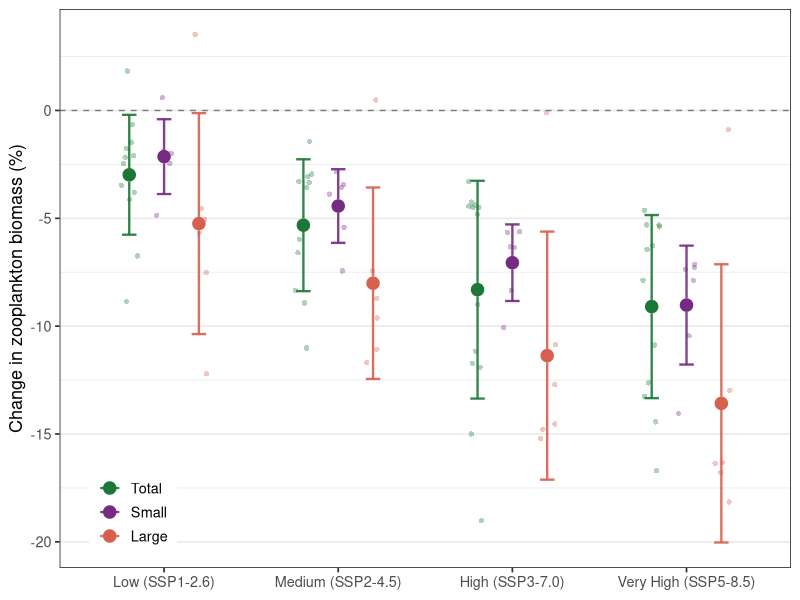
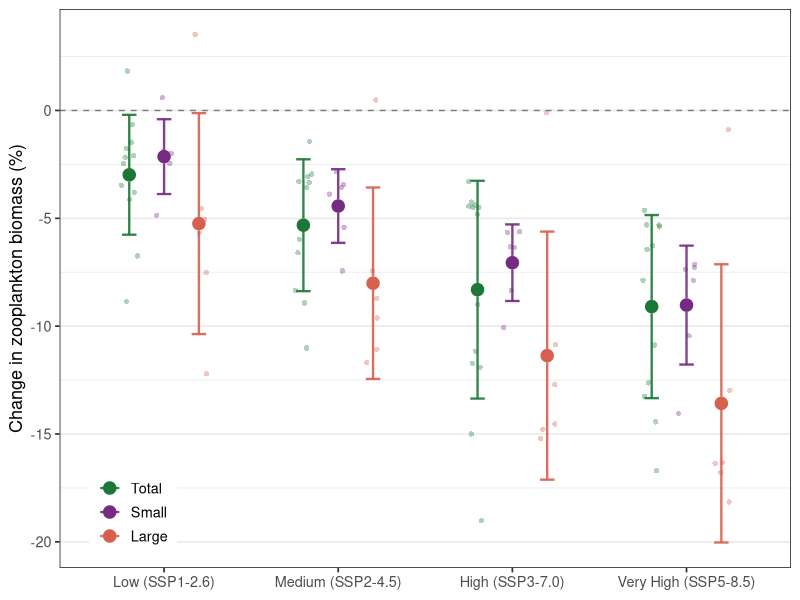

Source code (R) for these figures, in order:

library(tidyverse)

# ---------------------------------------------------------------------------
# NEW PLOT: Single panel — SSPs on x-axis, mean % change on y-axis,
# grouped by variable (zooc / zmicro / zmeso) within each SSP.
# Summary layer: mean ± SD errorbar + mean point per variable × SSP.
# Background layer: individual model points (jittered, semi-transparent).
# ---------------------------------------------------------------------------

vars <- c("zooc", "zmicro", "zmeso")

# Read the single merged CSV (written by 06_Climate_Review.R).
# Rows with Model == "All models" are the pre-computed multimodel mean ± SD
# summary rows; all other rows are individual model results.
all_dat <- readr::read_csv(
  file.path("Data", "zooplankton_change_summary.csv"),
  show_col_types = FALSE
) %>%
  mutate(
    Variable = factor(Variable, levels = vars),
    Scenario = factor(Scenario),
    Model    = factor(Model)
  )

# Only keep the four "headline" SSPs that appear in the sketch
headline_ssps <- c("ssp126", "ssp245", "ssp370", "ssp585")

# Individual model points — exclude the "All models" summary rows
plot_dat <- all_dat %>%
  filter(Scenario %in% headline_ssps, Model != "All models") %>%
  mutate(
    Scenario = factor(Scenario, levels = headline_ssps),
    Variable = factor(Variable, levels = vars)
  )

# Summary layer: pull the pre-computed multimodel mean ± SD directly from
# the "All models" rows rather than recomputing them here
summary_dat <- all_dat %>%
  filter(Scenario %in% headline_ssps, Model == "All models") %>%
  mutate(
    Scenario = factor(Scenario, levels = headline_ssps),
    Variable = factor(Variable, levels = vars)
  ) %>%
  rename(mean_pct = Mean_percent_change, sd_pct = SD_percent_change)

# Dodge position shared by all layers so individual points, errorbars and
# mean points all align within each SSP group
dodge <- position_dodge(width = 0.6)

# Colour palette for the three variables
var_colours <- c(
  zooc   = "#1b7837",   # dark green  — total zooplankton
  zmicro = "#762a83",   # purple      — microzooplankton
  zmeso  = "#d6604d"    # red-orange  — mesozooplankton
)

p_new <- ggplot(plot_dat,
  aes(x = Scenario, y = Mean_percent_change, colour = Variable, fill = Variable)) +

  # --- background: individual model points (small, semi-transparent) -------
  geom_point(
    aes(group = Variable),
    position = position_jitterdodge(dodge.width = 0.6, jitter.width = 0.25, seed = 42),
    shape  = 16,
    size   = 1.5,
    alpha  = 0.35
  ) +

  # --- foreground: SD errorbars --------------------------------------------
  geom_errorbar(
    data = summary_dat,
    aes(y    = mean_pct,
        ymin = mean_pct - sd_pct,
        ymax = mean_pct + sd_pct,
        group = Variable),
    position = dodge,
    width    = 0.25,
    linewidth = 0.8,
    alpha    = 0.9
  ) +

  # --- foreground: mean point ----------------------------------------------
  geom_point(
    data = summary_dat,
    aes(y = mean_pct, group = Variable),
    position = dodge,
    shape    = 21,
    size     = 3.5,
    stroke   = 0.8,
    colour   = "white",
    fill     = NA          # overridden below via scale_fill_manual
  ) +
  # Filled mean point on top (separate layer so fill shows through white stroke)
  geom_point(
    data = summary_dat,
    aes(y = mean_pct, group = Variable),
    position = dodge,
    shape    = 21,
    size     = 3.5,
    stroke   = 0.8
  ) +

  # --- reference line at zero ----------------------------------------------
  geom_hline(yintercept = 0, linetype = "dashed", colour = "grey50", linewidth = 0.5) +

  # --- scales & labels -----------------------------------------------------
  scale_colour_manual(
    values = var_colours,
    labels = c(zooc = "Total", zmicro = "Small", zmeso = "Large")
  ) +
  scale_fill_manual(
    values = var_colours,
    labels = c(zooc = "Total", zmicro = "Small", zmeso = "Large")
  ) +
  scale_x_discrete(
    labels = c(
      ssp126 = "Low (SSP1-2.6)",
      ssp245 = "Medium (SSP2-4.5)",
      ssp370 = "High (SSP3-7.0)",
      ssp585 = "Very High (SSP5-8.5)"
    )
  ) +
  labs(
    x       = NULL,
    y       = "Change in zooplankton biomass (%)",
    fill = NULL,
    colour = NULL
  ) +
  theme_bw(base_size = 13) +
  theme(
    legend.position  = c(0.1, 0.1),
    legend.direction = "vertical",
    panel.grid.major.x = element_blank()
  )

ggsave("Figures/PercentChange.pdf", plot = p_new, width = 10, height = 6)
ggsave("Figures/PercentChange.png", dpi = 600, plot = p_new, width = 10, height = 6)
